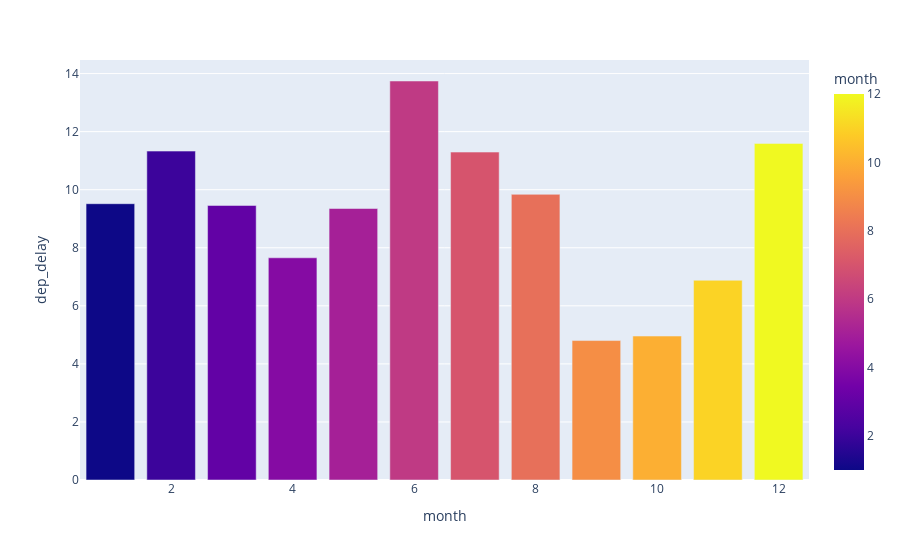

Notebook source saved alongside this figure:
### Code cell
fig = px.bar(df, x='month', y='dep_delay', color='month')
fig.show()

### Figure 1 — Plotly figure (JSON) as saved in the notebook; plotly's stock layout.template omitted (floating-point values rounded to 4 significant figures)
{"data": [{"alignmentgroup": "True", "hovertemplate": "month=%{marker.color}<br>dep_delay=%{y}<extra></extra>", "legendgroup": "", "marker": {"color": [11, 12, 5, 6, 7, 8, 9, 10, 3, 4, 1, 2], "coloraxis": "coloraxis", "pattern": {"shape": ""}}, "name": "", "offsetgroup": "", "orientation": "v", "showlegend": false, "textposition": "auto", "type": "bar", "x": [11, 12, 5, 6, 7, 8, 9, 10, 3, 4, 1, 2], "xaxis": "x", "y": [6.88, 11.59, 9.353, 13.74, 11.3, 9.84, 4.804, 4.959, 9.457, 7.654, 9.517, 11.33], "yaxis": "y"}], "layout": {"barmode": "relative", "coloraxis": {"colorbar": {"title": {"text": "month"}}, "colorscale": [[0, "#0d0887"], [0.1111, "#46039f"], [0.2222, "#7201a8"], [0.3333, "#9c179e"], [0.4444, "#bd3786"], [0.5556, "#d8576b"], [0.6667, "#ed7953"], [0.7778, "#fb9f3a"], [0.8889, "#fdca26"], [1, "#f0f921"]]}, "legend": {"tracegroupgap": 0}, "margin": {"t": 60}, "xaxis": {"anchor": "y", "domain": [0, 1], "title": {"text": "month"}}, "yaxis": {"anchor": "x", "domain": [0, 1], "title": {"text": "dep_delay"}}}}
